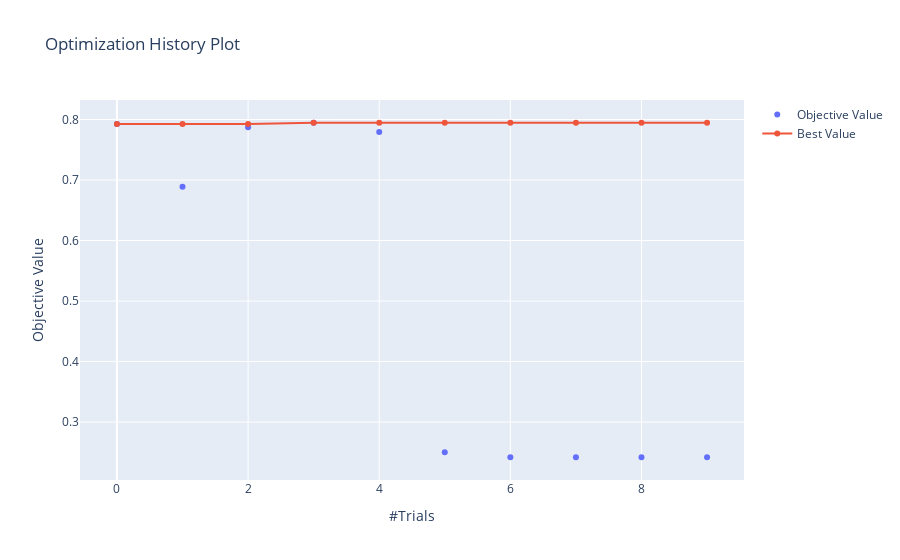

This figure's notebook cell:
### Markdown cell above
> Below graph shows the history of the optimization trials that were conducted and this plot we can observe that trial 3 was able to achieve a higher recall (objective value), before that trial 0 and 2 were pretty close and they both had used ADAM with dropout 0.5 but with a higher learning rate and after that the next trials conducted using SGD gave worst results.

### Code cell
plot_optimization_history(analysis_study)

### Figure 1 — Plotly figure (JSON) as saved in the notebook; plotly's stock layout.template omitted (floating-point values rounded to 4 significant figures)
{"data": [{"mode": "markers", "name": "Objective Value", "type": "scatter", "x": [0, 1, 2, 3, 4, 5, 6, 7, 8, 9], "y": [0.7925, 0.6887, 0.7874, 0.7947, 0.7793, 0.2503, 0.2419, 0.2419, 0.2419, 0.2419]}, {"name": "Best Value", "type": "scatter", "x": [0, 1, 2, 3, 4, 5, 6, 7, 8, 9], "y": [0.7925, 0.7925, 0.7925, 0.7947, 0.7947, 0.7947, 0.7947, 0.7947, 0.7947, 0.7947]}], "layout": {"autosize": true, "title": {"text": "Optimization History Plot"}, "xaxis": {"autorange": true, "range": [-0.5343, 9.534], "title": {"text": "#Trials"}, "type": "linear"}, "yaxis": {"autorange": true, "range": [0.1963, 0.8403], "title": {"text": "Objective Value"}, "type": "linear"}}}
